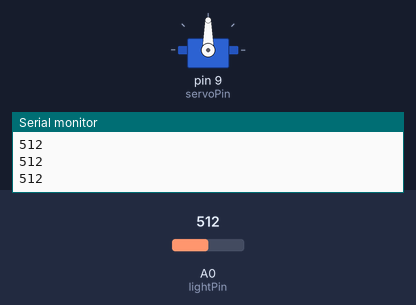
Simulated run of this sketch. Board: Arduino Uno, built with avr-gcc and run on an emulated ATmega328P. Shown: servo, the last lines printed to the serial monitor. Inputs (shaded band) come from the test bench; at power-on: A0 (lightPin) = 512.

Above: at 1.3 s.
1.4 s: A0 (lightPin) set to 488
3.2 s: A0 (lightPin) set to 468
At 4.8 s:
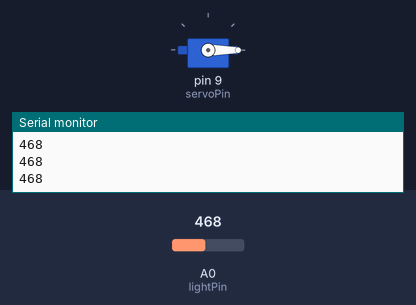
5.5 s: A0 (lightPin) set to 600
At 6.3 s:
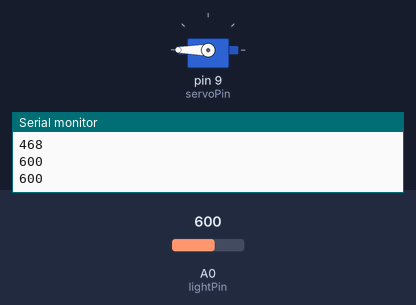
7.5 s: A0 (lightPin) set to 577
At 9.1 s:
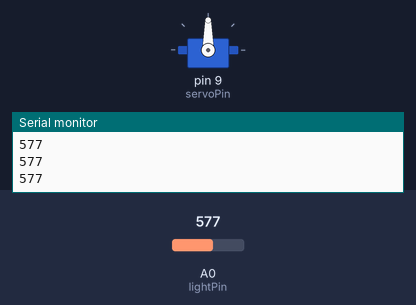
9.5 s: A0 (lightPin) set to 470
At 10.7 s:
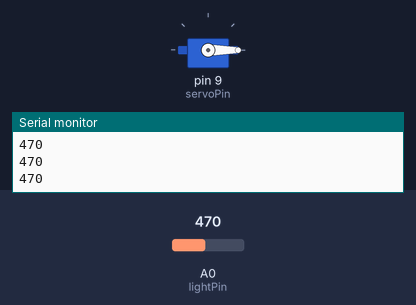
Timing chart, 0 to 12.5 s (numbered marks = the images above; inputs shaded):
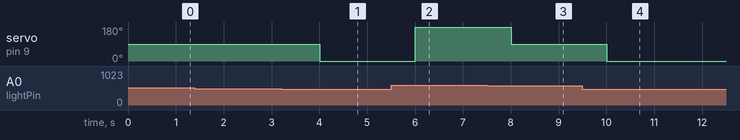

Measured:
- the behaviour switches between 481 and 480 on A0 (lightPin) (found by bisection; images 0 and 1)
- the behaviour switches between 590 and 589 on A0 (lightPin) (found by bisection; images 2 and 3)
- after the input at 3.2 s, servo on pin 9 (servoPin): 90° → 0° after 0.80 s
- after the input at 5.5 s, servo on pin 9 (servoPin): 0° → 180° after 0.50 s
- after the input at 7.5 s, servo on pin 9 (servoPin): 180° → 90° after 0.51 s
- after the input at 9.5 s, servo on pin 9 (servoPin): 90° → 0° after 0.51 s

The sketch:

sketch_Photo_resistor_servo_.ino
```cpp
#include <Servo.h>
int lightVal;
int lightPin=A0;
int servoPin=9;
int servoPosDay=180;
int servoPosNight=0;
int servoPosCloudy=90;
int dt=500;
Servo myServo;
void setup() {
  // put your setup code here, to run once:
Serial.begin(9600);
myServo.attach(servoPin);
pinMode(lightPin,INPUT);
}

void loop() {
  // put your main code here, to run repeatedly:
lightVal=analogRead(lightPin);
Serial.println(lightVal);
delay(dt);
if (lightVal>=590){
  myServo.write(servoPosDay);

}
if (lightVal<=480){
  myServo.write(servoPosNight);

}
if (lightVal>480 && lightVal<590){
  myServo.write(servoPosCloudy);
}

}
```
